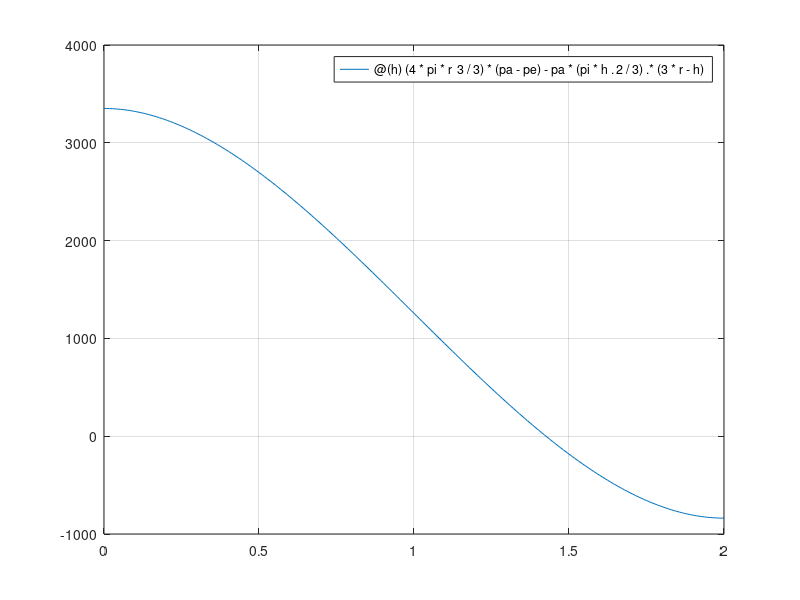

MATLAB code for this plot: (Note: this script raises an error after producing the figure.)
%Peso de la esfera Sumergida Corregido
pe = 200;
pa = 1000;
r = 1;
g = 9.81;
% Vesfera = (4/3)*r^3*pi
% pEsfera = pe*Vesfera*g;

% Va = Vesfera - ((pi*h.^2).*((3*r-h)/3))
% ff = pa*Va*g;
vd = 30;
f = @(h) (4*pi*r^3/3)*(pa-pe) - pa*(pi*h.^2/3).*(3*r-h);
int = [0,2*r];
fplot(f, int);
grid on;

biseccion(f,1.4,1.6)